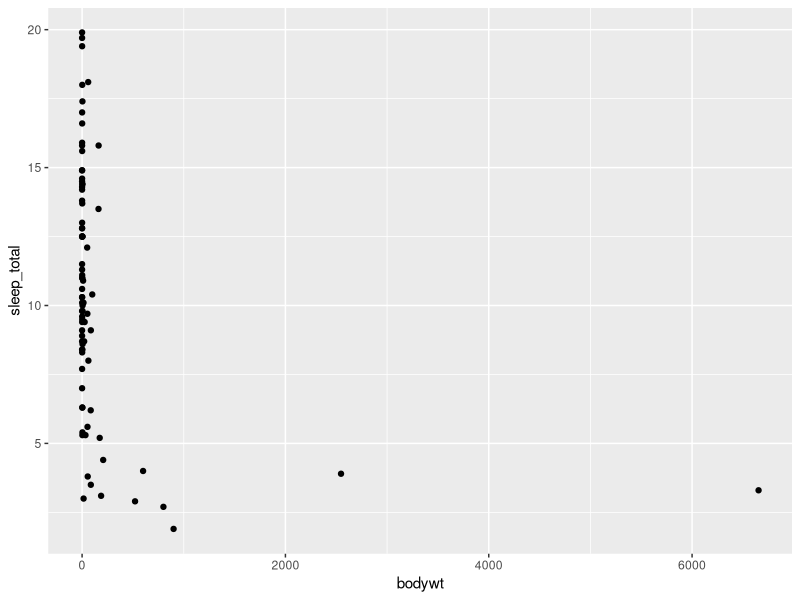
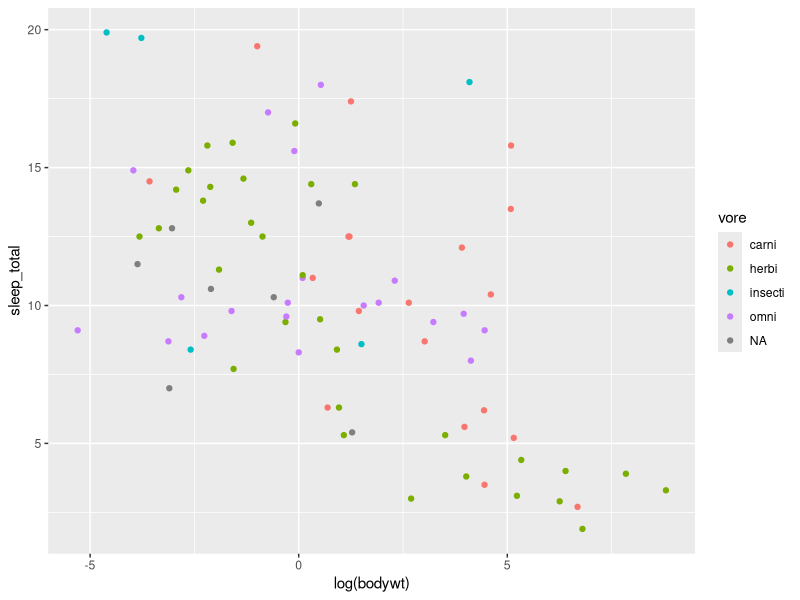
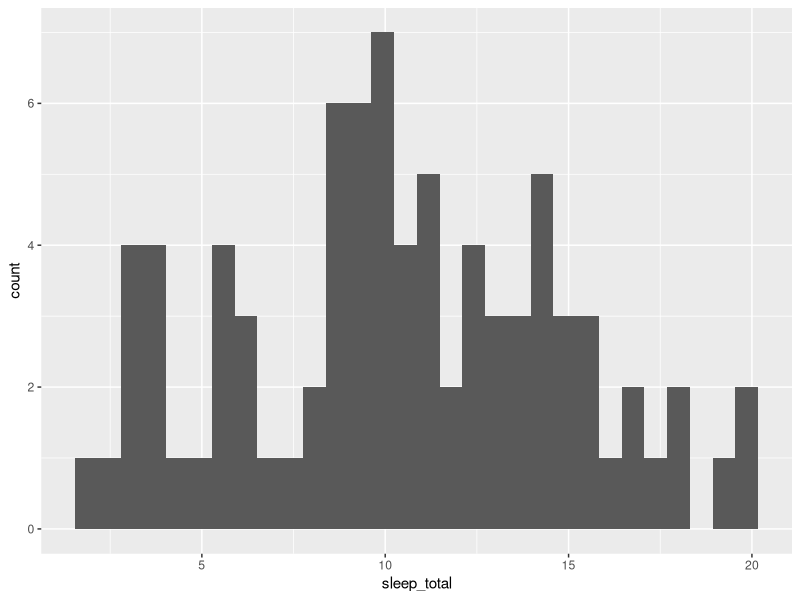
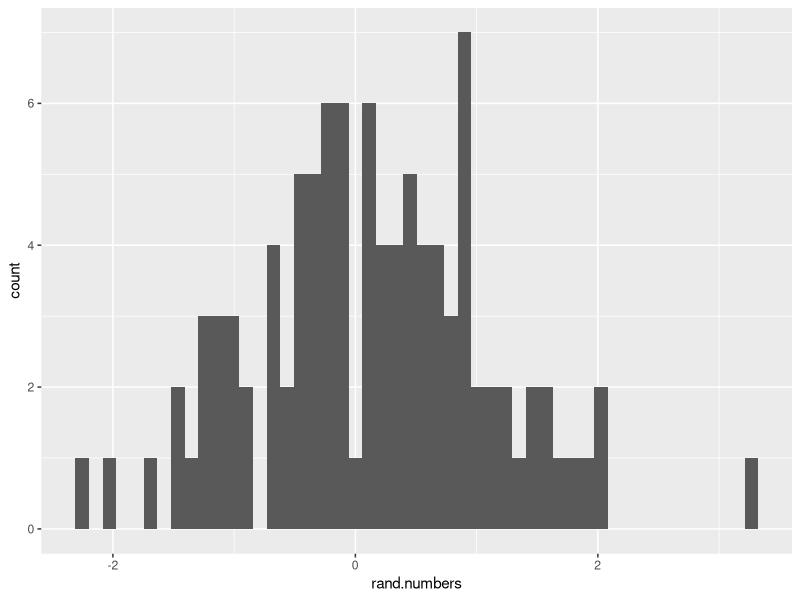
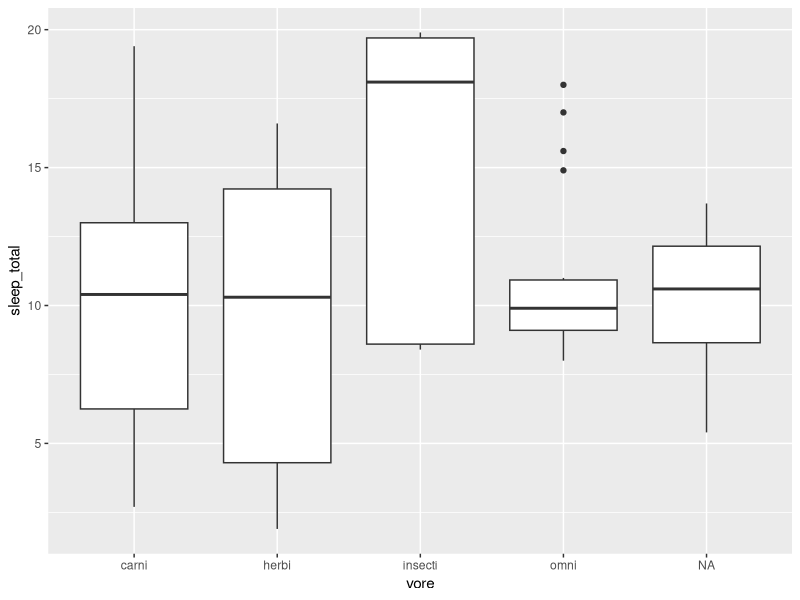

These figures' R source, in order:
## ---- chunk 1
# Sentences written after "#" are comments. Comments are ignored during the execution of the code.
# print "Hello world!" on the screen.
print("Hello world!")
## ---- chunk 2
a <- "Hello world!"
# or
hello = "Hello world!"
## ---- chunk 3
rm(a)
## ---- chunk 4
name = "Marie"
## ---- chunk 5
str(name)
## ---- chunk 6
class(name)
## ---- chunk 7
name == "Harry"
## ---- chunk 8
33 > 23
## ---- chunk 9
var1 = c(3,7,12,2)
## ---- chunk 10
var1[1]     # outputs the first element
var1[2:3]   # outputs the 2nd to 3rd elements
var1[-3]    # outputs all except the 3rd element
## ---- chunk 11
x <- c(1, 2, 3, 4, 5, 6)

X <- matrix(data = x, nrow = 2, ncol = 3, byrow = TRUE)
X <- matrix(data = x, nrow = 2, ncol = 3, byrow = FALSE)
## ---- chunk 12
dim(X)
## ---- chunk 13
X[1, 2]	                    # [1] 3  -> element in the first row and second column
X[1:2, 1]	                  # [1] 1 2	
X[2, ]	                    # [1] 2 4 6	 -> all elements of the second row
length(X[1:2, 1])	          # [1] 2  -> X[1:2, 1] is a vector of length 2
## ---- chunk 14
Name <- c("Leah", "Alice", "Jonas", "Paula")
Age <- c(21, 22, 20, 22)
Course <- c("Mathematics", "Physics", "Medicine", "Biology")
Place_of_birth <- c("USA", "Germany", "Germany", "France")

Students <- data.frame(First_Name = Name, 
                       Age = Age, 
                       Course = Course,
                       Place_of_birth = Place_of_birth)
Students
## ---- chunk 15
# Columns
Students$Age 
Students[["Age"]]

# Rows or columns
Students[, 3]
Students[3,]

# Elements
Students$Course[3]    # access element 3 of the column "Course"
Students[2:3, 3]      # select elements 2 and 3 of column 3 
## ---- chunk 16
#First, we build the matrix 
m <- rnorm(30)   # generate 30 random numbers for the matrix
Mat <- matrix(data = m, nrow = 6)
Mat

#Next, we want to determine the minimum value of each row: 
apply(Mat, 1, min)
## ---- chunk 17
x <- c(1:5)
sapply(x, sqrt)
## ---- chunk 18
# sapply()
z <- c(1:5)
sapply(z, function(x) {x*2}) 

# apply()
Mat 
apply(Mat, 1, function(x) {sum(x*2)}) #the operation is performed on every row of "Mat"; every element is multiplied by two and the sum of the row is calculated
## ---- chunk 19
List1 <- list(color = c("blue", "red"), size = 5, state = c(TRUE, FALSE, TRUE, TRUE))

sapply(List1, length)
## ---- chunk 20
lapply(List1, length)
## ---- chunk 21
x <- c("a", "b", "c")

for (i in x) {
  print(i)
}

#or 
for (i in 1:4) {
  print(i*3)
}
## ---- chunk 22
a <- 5
b <- 10

if (a < b) {
  print("a is smaller than b")
}
## ---- chunk 23
a <- 10
b <- 10

if (a < b) {
  print("a is smaller than b")
} else if (a == b) {
  print("a is equal to b")
}
## ---- chunk 24
a <- 10
b <- 5

if (a < b) {
  print("a is smaller than b")
} else if (a == b) {
  print("a is equal to b")
} else {
  print("a is greater than b")
}

## ---- chunk 25
library(tidyverse)
## ---- chunk 26
data(msleep)
## ---- chunk 27
glimpse(msleep)
## ---- chunk 28
head(msleep)
## ---- chunk 29
msleep %>%
  filter(genus == "Sus")
## ---- chunk 30
body_weights = msleep %>%
  select(name, order, bodywt)

head(body_weights)
## ---- chunk 31
body_weights %>% 
  group_by(order) %>%
  summarise(mean_bweight = mean(bodywt, na.rm = T)) # na.rm = T will exclude missing values (NA)
## ---- chunk 32
cat.weights <- data.frame(CatName=c('Muffin', 'Lily', 'Mittens', 'Oreo', 'Loki', 'Fluffy', 'Honey'),
                          month0=c(4.3, 4.5, 5, 4.4, 3.8, 5.5, 4.5),
                          month1=c(4.4, 4.5, 4.9, 4.3, 3.9, 5.4, 4.6))

cat.weights
## ---- chunk 33
library(tidyr)

cat.weights %>% 
  gather(key = Time, # column name given to the gathered column names
         value = Weight, # column name will be given to the values
         month0:month1) # columns to gather
## ---- chunk 34
ggplot(msleep,                    # start by picking the dataframe to plot
       aes(x = bodywt,            # column to use for x-axis
           y = sleep_total)) +    # column to use for y-axis
  geom_point()                    # plot layer for points
## ---- chunk 35
ggplot(msleep,                    
       aes(x = log(bodywt),            # column to use for x-axis
           y = sleep_total,            # column to use for y-axis
           colour = vore)) +           # column used for colouring dots
  geom_point() 
## ---- chunk 36
ggplot(msleep,                    # start by picking the dataframe to plot
       aes(x = sleep_total)) +    # column to use for y-axis
  geom_histogram()                # plot layer for histogram
## ---- chunk 37
rand.numbers = rnorm(100) # we will learn this function later on

ggplot() +   
  geom_histogram(aes(x = rand.numbers),  # aes goes in the plot layer for histogram
                 bins = 50)
## ---- chunk 38
ggplot(msleep, # we use na.omit here to hide NAs from the plot
       aes(x = vore,
           y = sleep_total)) +
  geom_boxplot()
## ---- chunk 39
#      [,1] [,2] [,3]
# [1,]    2    4    6
# [2,]    8    10   12
# [3,]    3    5    7
# [4,]    2    9    11
## ---- chunk 40
Product_name <- c("orange", "strawberry", "broccoli", "blueberry", "cucumber")
Fruit <- c(TRUE, TRUE, FALSE, TRUE, FALSE)
Color <- c("orange", "red", "green", "blue", "green")
